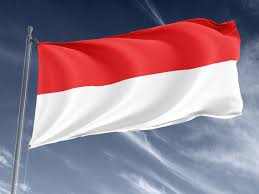
#> input picture assignment_1/fifth_question/image.jpg, 259 x 194 px, given in place of image1.jpg, which was not available
$ python high_low_filters.py
#> lines starting #> are read from the running program, lines starting #| are printed output that depends on the picture; pictures that were not available may be replaced by others from this repository, and a replacement may not be noted
import cv2
import numpy as np
import matplotlib.pyplot as plt

# Function to pad and resize images
def pad_resize(image, target_size):
    h, w = image.shape[:2]
    top = (target_size[0] - h) // 2
    bottom = target_size[0] - h - top
    left = (target_size[1] - w) // 2
    right = target_size[1] - w - left
    return cv2.copyMakeBorder(image, top, bottom, left, right, cv2.BORDER_CONSTANT, value=(0, 0, 0))

# Function for high-pass filter
def high_pass_filter(image):
    kernel = np.array([[0, -1, 0],
                       [-1, 5, -1],
                       [0, -1, 0]])
    return cv2.filter2D(image, -1, kernel)

# Function for low-pass filter
def low_pass_filter(image, kernel_size=(21, 21)):
    return cv2.GaussianBlur(image, kernel_size, 0)

# Main function
def main():
    # Load images
    image1 = cv2.imread("image1.jpg")
#> image1 is the input picture: shape (194, 259, 3); mean B, G, R 141.4, 126.2, 149.9
    image2 = cv2.imread("image2.jpg")
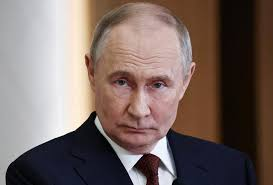
#> input picture assignment_1/third_question/image2.jpg, 273 x 185 px
#> image2 is the input picture: shape (185, 273, 3); mean B, G, R 99, 104, 120

    if image1 is None or image2 is None:
        print("Error: Images not found!")
        return

    # Convert to RGB for Matplotlib
    image1 = cv2.cvtColor(image1, cv2.COLOR_BGR2RGB)
    image2 = cv2.cvtColor(image2, cv2.COLOR_BGR2RGB)

    # Resize images to the same size using padding
    target_size = (max(image1.shape[0], image2.shape[0]), max(image1.shape[1], image2.shape[1]))
#> target_size = (194, 273)
    image1_resized = pad_resize(image1, target_size)
#> in pad_resize, `return cv2.copyMakeBorder(image, top, bottom, left, right, cv2.BORDER_..`:
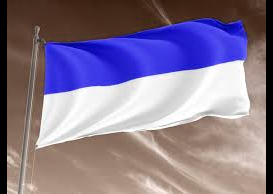
#> returned value: shape (194, 273, 3); mean of channels 0, 1, 2 142.2, 119.8, 134.1; drawn as B, G, R
    image2_resized = pad_resize(image2, target_size)
#> call 2 of pad_resize, with target_size = (194, 273)
#> in pad_resize (call 2), `return cv2.copyMakeBorder(image, top, bottom, left, right, cv2.BORDER_..`:
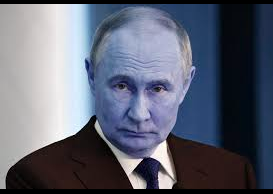
#> returned value: shape (194, 273, 3); mean of channels 0, 1, 2 114.4, 99.2, 94.4; drawn as B, G, R

    # Apply filters
    high_pass_image = high_pass_filter(image1_resized)
#> in high_pass_filter, `return cv2.filter2D(image, -1, kernel)`:
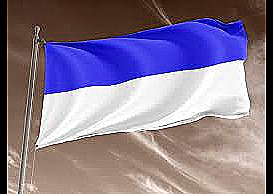
#> returned value: shape (194, 273, 3); mean of channels 0, 1, 2 141.7, 119.7, 134; drawn as B, G, R
    low_pass_image = low_pass_filter(image2_resized)
#> in low_pass_filter, `return cv2.GaussianBlur(image, kernel_size, 0)`:
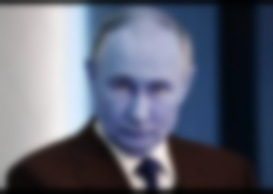
#> returned value: shape (194, 273, 3); mean of channels 0, 1, 2 114.6, 99.3, 94.5; drawn as B, G, R

    # Combine high-pass and low-pass images
    combined_image = cv2.addWeighted(high_pass_image, 0.5, low_pass_image, 0.5, 0)
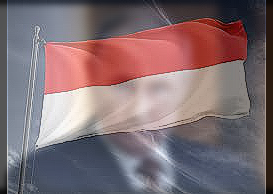
#> combined_image: shape (194, 273, 3); mean R, G, B 128.1, 109.5, 114.3

    # Set up GridSpec layout
    fig = plt.figure(figsize=(10, 8))
    grid = plt.GridSpec(2, 3, width_ratios=[1, 1, 1])

    # 2x2 Grid (Left side)
    ax1 = fig.add_subplot(grid[0, 0])  # Top-left: Original Image 1
    ax1.imshow(image1_resized)
    ax1.set_title("Image 1")
    ax1.axis("off")

    ax2 = fig.add_subplot(grid[0, 1])  # Top-right: High-Pass Filter
    ax2.imshow(high_pass_image)
    ax2.set_title("High-Pass Filter")
    ax2.axis("off")

    ax3 = fig.add_subplot(grid[1, 0])  # Bottom-left: Original Image 2
    ax3.imshow(image2_resized)
    ax3.set_title("Image 2")
    ax3.axis("off")

    ax4 = fig.add_subplot(grid[1, 1])  # Bottom-right: Low-Pass Filter
    ax4.imshow(low_pass_image)
    ax4.set_title("Low-Pass Filter")
    ax4.axis("off")

    # Middle Combined Image (Centrally aligned)
    ax5 = fig.add_subplot(grid[:, 2])  # Entire 3rd column
    ax5.imshow(combined_image)
    ax5.set_title("Combined Image")
    ax5.axis("off")

    fig.tight_layout()
    plt.show()

if __name__ == "__main__":
    main()
